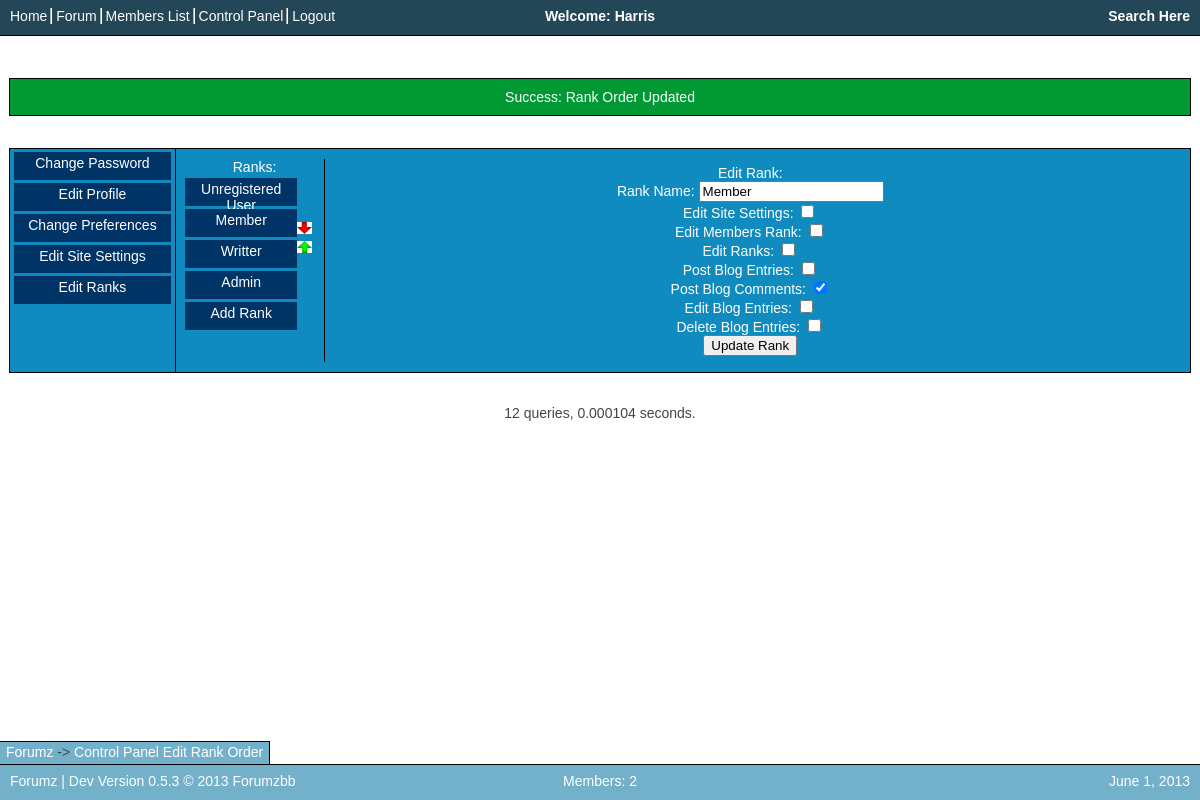
Before: /controlPanel/swapRanks/1d (signed in) with the older database file.
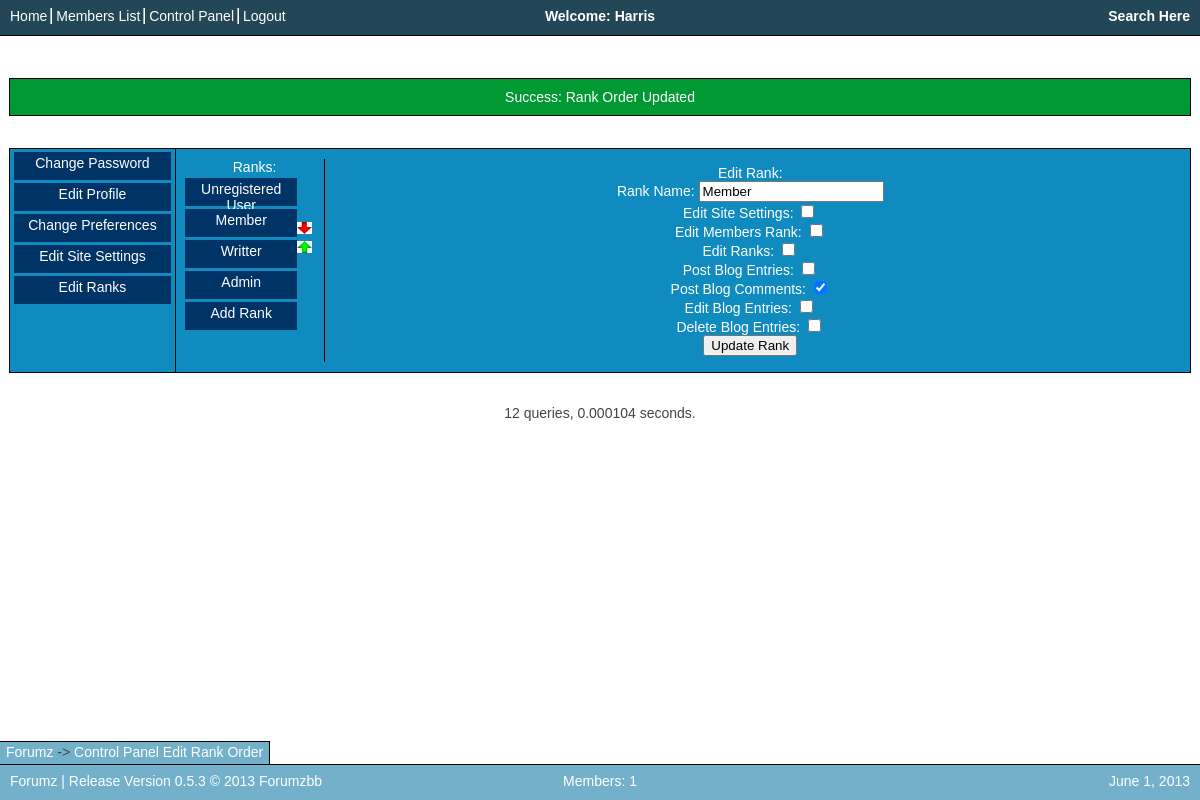
After: the same page with the newer database file.
### tables this page shows
CREATE TABLE `forumzDev_navBar` (
  `navItemName` text NOT NULL,
  `navItemLink` text NOT NULL,
  `navItemOrder` text NOT NULL,
  `navItemDisplay` text NOT NULL
);

CREATE TABLE `forumzDev_ranks` (
  `rankID` int(11) NOT NULL,
  `rankOrder` int(11) NOT NULL,
  `rankName` text NOT NULL,
  `editSiteSettings` text NOT NULL,
  `editMemberRank` text NOT NULL,
  `editRanks` text NOT NULL,
  `postBlogEntries` text NOT NULL,
  `postBlogComments` text NOT NULL,
  `editBlogEntries` text NOT NULL,
  `deleteBlogEntries` text NOT NULL
);

CREATE TABLE `forumzDev_siteSettings` (
  `settingsProfile` text NOT NULL,
  `siteVersion` text NOT NULL,
  `siteName` text NOT NULL,
  `siteMotd` text NOT NULL,
  `siteSlogan` text NOT NULL,
  `defaultTheme` text NOT NULL,
  `siteDisabled` text NOT NULL,
  `reqLogin` text NOT NULL,
  `verifyRegisterEmail` text NOT NULL,
  `verifyRegisterAdmin` text NOT NULL,
  `htmlAllowed` text NOT NULL,
  `blogEntriesPerPage` int(11) NOT NULL
);

CREATE TABLE `forumzDev_pages` (
  `pageURL` text NOT NULL,
  `idDependant` text NOT NULL,
  `displayFile` text NOT NULL,
  `falseDisplayFile` text NOT NULL,
  `functionCall` text NOT NULL,
  `pageName` text NOT NULL,
  `breadcrumbTitle` text NOT NULL,
  `trueMsg` text NOT NULL,
  `falseMsg` text NOT NULL,
  `requireLogin` text NOT NULL,
  `siteRequireLoginApplies` text NOT NULL,
  `requirePermission` text NOT NULL,
  `requireFormSubmitted` text NOT NULL
);

### index.php (called while the page is built, shortened)
<?php
$mysqliServer = $_ENV['DATABASE_SERVER'];
$mysqliUser = "db166640_forumz";
$mysqliPass = "forumzbb";
$mysqliDatabase = "db166640_forumzDev";
$con = @mysqli_connect($mysqliServer, $mysqliUser, $mysqliPass, $mysqliDatabase) or die ("Site Not Setup");
require_once('loadSiteSettings.php');
loadSiteSettings();
require_once('Functions/forumz.main.php');
$userData=$_SESSION['userData'];
$pageName = mysqli_real_escape_string($con,$_GET['page']);
$pageID = mysqli_real_escape_string($con,$_GET['pageID']);
$pageID2 = mysqli_real_escape_string($con,$_GET['pageID2']);
displayWebsite();
?>

### loadSiteSettings.php (called while the page is built, shortened)
<?php
function loadSiteSettings() {
	$sql = "SELECT * FROM siteSettings WHERE settingsProfile='1'";
	$result = dbQuery($sql) or die ("Query failed: getSiteSettings");
	$setting=mysqli_fetch_array($result);
	global $siteSettings;
	if($setting['siteDisabled']!="") {
		$siteSettings['siteDisabled']=true;
		$siteSettings['disabledMessage']=$setting['siteDisabled'];
	} else { $siteSettings['siteDisabled']=false; }
	$siteSettings['siteName'] = $setting['siteName'];
	$siteSettings['siteMotd'] = $setting['siteMotd'];
	$siteSettings['siteSlogan'] = $setting['siteSlogan'];
	$siteSettings['defaultTheme'] = $setting['defaultTheme'];
	$siteSettings['blogEntriesPerPage'] = $setting['blogEntriesPerPage'];
	if($setting['reqLogin']=="true") {
		$siteSettings['reqLogin'] = true;
	} else { $siteSettings['reqLogin'] = false; }
	if($setting['verifyRegisterEmail']=="true") {
		$siteSettings['verifyRegisterEmail'] = true;
	} else { $siteSettings['verifyRegisterEmail'] = false; }
	if($setting['verifyRegisterAdmin']=="true") {
		$siteSettings['verifyRegisterAdmin'] = true;
	} else { $siteSettings['verifyRegisterAdmin'] = false; }
	if($setting['htmlAllowed']=="true") {
		$siteSettings['htmlAllowed'] = true;
	} else { $siteSettings['htmlAllowed'] = false; }
}
function dbQuery($sql) {
	global $con, $sqlQueries;
	$tableTitle=session_name();
	$tableTitle_from="FROM ".$tableTitle."_";
	$tableTitle_upd="UPDATE ".$tableTitle."_";
	$tableTitle_inst="INSERT INTO ".$tableTitle."_";
	$sql = str_replace("FROM ",$tableTitle_from,$sql);
	$sql = str_replace("UPDATE ",$tableTitle_upd,$sql);
	$sql = str_replace("INSERT INTO ",$tableTitle_inst,$sql);
	return mysqli_query($con, $sql);
}
?>

### Functions/forumz.ranking.php (called while the page is built, shortened)
<?php
function setUserPrivileges() {
	global $userData;
	$userRank=$userData['rankID'];
	$sql = "SELECT * FROM ranks WHERE rankID='$userRank'";
	$result = dbQuery($sql) or die ("Query failed: setUserPrivileges");
	$userData['permissions']=mysqli_fetch_array($result);
}
?>

### Functions/forumz.breadcrumbs.php (the view, shortened to what the rows shown need)
<?php
function getNumBreadcrumbs() {
	global $breadcrumbs;
	return count($breadcrumbs);
}
function addBreadcrumb($newBreadcrumbName, $newBreadcrumbLink) {
	global $breadcrumbs, $siteSettings;
	$newBreadcrumb='<a href="'.$siteSettings['siteURLShort'].$newBreadcrumbLink.'">'.$newBreadcrumbName.'</a>';
	if(!isset($breadcrumbs)) {
		$breadcrumbs=array($newBreadcrumb);
	} else {
		array_push($breadcrumbs, $newBreadcrumb);
	}
}
?>

### Functions/forumz.references.php (shortened to what the rows shown need)
<?php
function isLoggedIn() {
	global $userData;
	return $userData['loggedIn'];
}
function display($fileName) {
	require_once($siteSettings['siteVersionAddress'].'Themes/SkyBlue/'.$fileName.'.php');
}
function viewHTML($HTMLtxt) {
	echo "	".$HTMLtxt."\n";
}
?>

### Functions/forumz.settings.php (shortened to what the rows shown need)
<?php
function setupSiteURLs() {
	global $siteSettings;
	$siteSettings['siteURLShort']="/";
	$siteSettings['siteURLLong']="http://".$_SERVER['SERVER_NAME'].$siteSettings['siteURLShort'];
}
function displayNavBar() {
	global $siteSettings;
	if(isLoggedIn()) {
		$sql="SELECT * FROM navBar WHERE navItemDisplay='loggedIn' ORDER BY navItemOrder";
	} else {
		$sql="SELECT * FROM navBar WHERE navItemDisplay='loggedOut' ORDER BY navItemOrder";
	}
	$result = dbQuery($sql) or die ("Query failed: displayNavBar");
	while($navItem = mysqli_fetch_array($result)) {
		$navLink = $siteSettings['siteURLShort'].$navItem['navItemLink']."/";
		displayNavItem($navLink,$navItem['navItemName']);
	}
}
?>

### Functions/forumz.control.php (shortened to what the rows shown need)
<?php
function displayCPContent() {
	global $pageID, $siteSettings, $pagePost, $userData;
	if($userData['permissions']['editRanks']=="true") {
		if($pageID=="editRanks"||$pageID=="swapRanks") { editRanksControlPanel(); $pageNotFound=false; }
	}
}
function editRanksControlPanel() {
	global $siteSettings, $pageID2;
	$siteURL=$siteSettings['siteURLShort'];
	$sql = "SELECT * FROM ranks WHERE rankID='$pageID2'";
	$result = dbQuery($sql) or die ("Query failed: editRanksControlPanel");
	$rankArray = mysqli_fetch_array($result);
	if($rankArray['editSiteSettings']=="true") { $settingChecked['editSiteSettings']="checked"; } else { $settingChecked['editSiteSettings']=""; }
	if($rankArray['editMemberRank']=="true") { $settingChecked['editMemberRank']="checked"; } else { $settingChecked['editMemberRank']=""; }
	if($rankArray['editRanks']=="true") { $settingChecked['editRanks']="checked"; } else { $settingChecked['editRanks']=""; }
	if($rankArray['postBlogEntries']=="true") { $settingChecked['postBlogEntries']="checked"; } else { $settingChecked['postBlogEntries']=""; }
	if($rankArray['postBlogComments']=="true") { $settingChecked['postBlogComments']="checked"; } else { $settingChecked['postBlogComments']=""; }
	if($rankArray['editBlogEntries']=="true") { $settingChecked['editBlogEntries']="checked"; } else { $settingChecked['editBlogEntries']=""; }
	if($rankArray['deleteBlogEntries']=="true") { $settingChecked['deleteBlogEntries']="checked"; } else { $settingChecked['deleteBlogEntries']=""; }
	editRanksForm($siteURL,$rankArray['rankID'],$rankArray['rankName'],$settingChecked);
}
function displayRankNavItems() {
	global $siteSettings,$userData;
	$sql = "SELECT * FROM ranks ORDER BY rankOrder";
	$result = dbQuery($sql) or die ("Query failed: displayRankNavItems");
	while($rank = mysqli_fetch_array($result)) {
		$rankLink=$siteSettings['siteURLShort']."controlPanel/editRanks/".$rank['rankID']."/";
		if($rank['rankID']=="0") {
			displayRankNavItem("Unregistered User",$rankLink,"","");
		}
	}
}
?>

### Themes/Defaults/breadcrumbs.php
<?php
function viewBreadcrumbs() {
	$numBreadcrumbs=getNumBreadcrumbs();
	for($i=0;$i<$numBreadcrumbs;$i++) {
		if($i==0) {
			viewHTML(getBreadcrumb($i));
		} else {
			viewHTML(" -> ".getBreadcrumb($i));
		}
	}
}
?>

Changed rows visible on the page:
removed forumzdev_navbar: HTMLtxt "Forum"
Other visible differences:
$HTMLtxt: "…Blog Entries: Forumz | Dev Version 0.5.3 © 2013 Forumzbb June 1, 2013 Members: 2" → "…Blog Entries: Forumz | Release Version 0.5.3 © 2013 Forumzbb June 1, 2013 Members: 1"
